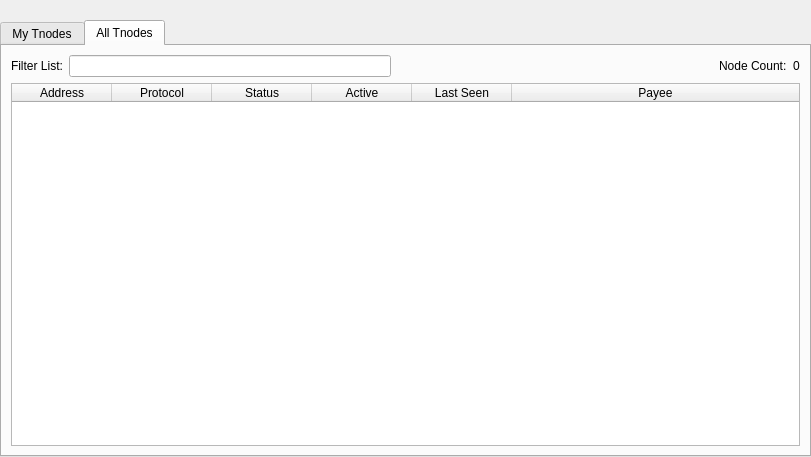
<?xml version="1.0" encoding="UTF-8"?>
<ui version="4.0">
 <class>TnodeList</class>
 <widget class="QWidget" name="TnodeList">
  <property name="geometry">
   <rect>
    <x>0</x>
    <y>0</y>
    <width>811</width>
    <height>457</height>
   </rect>
  </property>
  <property name="windowTitle">
   <string>Form</string>
  </property>
  <layout class="QVBoxLayout" name="topLayout">
   <property name="leftMargin">
    <number>0</number>
   </property>
   <property name="topMargin">
    <number>0</number>
   </property>
   <property name="rightMargin">
    <number>0</number>
   </property>
   <property name="bottomMargin">
    <number>0</number>
   </property>
   <item>
    <layout class="QVBoxLayout" name="verticalLayout">
     <property name="bottomMargin">
      <number>0</number>
     </property>
     <item>
      <spacer name="horizontalSpacer0">
       <property name="orientation">
        <enum>Qt::Horizontal</enum>
       </property>
       <property name="sizeHint" stdset="0">
        <size>
         <width>40</width>
         <height>20</height>
        </size>
       </property>
      </spacer>
     </item>
     <item>
      <widget class="QTabWidget" name="tabWidget">
       <property name="currentIndex">
        <number>1</number>
       </property>
       <widget class="QWidget" name="tabMyTnodes">
        <attribute name="title">
         <string>My Tnodes</string>
        </attribute>
        <layout class="QGridLayout" name="gridLayout_2">
         <item row="0" column="0">
          <layout class="QVBoxLayout" name="verticalLayout_2">
           <property name="bottomMargin">
            <number>0</number>
           </property>
           <item>
            <layout class="QHBoxLayout" name="horizontalLayout_note">
             <property name="bottomMargin">
              <number>0</number>
             </property>
             <item>
              <widget class="QLabel" name="updateNote">
               <property name="text">
                <string>Note: Status of your tnodes in local wallet can potentially be slightly incorrect.&lt;br /&gt;Always wait for wallet to sync additional data and then double check from another node&lt;br /&gt;if your tnode should be running but you still do not see &quot;ENABLED&quot; in &quot;Status&quot; field.</string>
               </property>
              </widget>
             </item>
            </layout>
           </item>
           <item>
            <widget class="QTableWidget" name="tableWidgetMyTnodes">
             <property name="minimumSize">
              <size>
               <width>695</width>
               <height>0</height>
              </size>
             </property>
             <property name="editTriggers">
              <set>QAbstractItemView::NoEditTriggers</set>
             </property>
             <property name="alternatingRowColors">
              <bool>true</bool>
             </property>
             <property name="selectionMode">
              <enum>QAbstractItemView::SingleSelection</enum>
             </property>
             <property name="selectionBehavior">
              <enum>QAbstractItemView::SelectRows</enum>
             </property>
             <property name="sortingEnabled">
              <bool>true</bool>
             </property>
             <attribute name="horizontalHeaderStretchLastSection">
              <bool>true</bool>
             </attribute>
             <column>
              <property name="text">
               <string>Alias</string>
              </property>
             </column>
             <column>
              <property name="text">
               <string>Address</string>
              </property>
             </column>
             <column>
              <property name="text">
               <string>Protocol</string>
              </property>
             </column>
             <column>
              <property name="text">
               <string>Status</string>
              </property>
             </column>
             <column>
              <property name="text">
               <string>Active</string>
              </property>
             </column>
             <column>
              <property name="text">
               <string>Last Seen</string>
              </property>
             </column>
             <column>
              <property name="text">
               <string>Payee</string>
              </property>
             </column>
            </widget>
           </item>
           <item>
            <layout class="QHBoxLayout" name="horizontalLayout_5">
             <property name="bottomMargin">
              <number>0</number>
             </property>
             <item>
              <widget class="QPushButton" name="startButton">
               <property name="text">
                <string>S&amp;tart alias</string>
               </property>
              </widget>
             </item>
             <item>
              <widget class="QPushButton" name="startAllButton">
               <property name="text">
                <string>Start &amp;all</string>
               </property>
              </widget>
             </item>
             <item>
              <widget class="QPushButton" name="startMissingButton">
               <property name="text">
                <string>Start &amp;MISSING</string>
               </property>
              </widget>
             </item>
             <item>
              <widget class="QPushButton" name="UpdateButton">
               <property name="text">
                <string>&amp;Update status</string>
               </property>
              </widget>
             </item>
             <item>
              <widget class="QLabel" name="autoupdate_label">
               <property name="text">
                <string>Status will be updated automatically in (sec):</string>
               </property>
              </widget>
             </item>
             <item>
              <widget class="QLabel" name="secondsLabel">
               <property name="text">
                <string>0</string>
               </property>
              </widget>
             </item>
             <item>
              <spacer name="horizontalSpacer_5">
               <property name="orientation">
                <enum>Qt::Horizontal</enum>
               </property>
               <property name="sizeHint" stdset="0">
                <size>
                 <width>40</width>
                 <height>20</height>
                </size>
               </property>
              </spacer>
             </item>
            </layout>
           </item>
          </layout>
         </item>
        </layout>
       </widget>
       <widget class="QWidget" name="tabAllTnodes">
        <attribute name="title">
         <string>All Tnodes</string>
        </attribute>
        <layout class="QGridLayout" name="gridLayout">
         <item row="1" column="0">
          <widget class="QTableWidget" name="tableWidgetTnodes">
           <property name="editTriggers">
            <set>QAbstractItemView::NoEditTriggers</set>
           </property>
           <property name="alternatingRowColors">
            <bool>true</bool>
           </property>
           <property name="selectionBehavior">
            <enum>QAbstractItemView::SelectRows</enum>
           </property>
           <property name="sortingEnabled">
            <bool>true</bool>
           </property>
           <attribute name="horizontalHeaderStretchLastSection">
            <bool>true</bool>
           </attribute>
           <column>
            <property name="text">
             <string>Address</string>
            </property>
           </column>
           <column>
            <property name="text">
             <string>Protocol</string>
            </property>
           </column>
           <column>
            <property name="text">
             <string>Status</string>
            </property>
           </column>
           <column>
            <property name="text">
             <string>Active</string>
            </property>
           </column>
           <column>
            <property name="text">
             <string>Last Seen</string>
            </property>
           </column>
           <column>
            <property name="text">
             <string>Payee</string>
            </property>
           </column>
          </widget>
         </item>
         <item row="0" column="0">
          <layout class="QHBoxLayout" name="horizontalLayout_3">
           <property name="bottomMargin">
            <number>0</number>
           </property>
           <item>
            <widget class="QLabel" name="label_filter">
             <property name="text">
              <string>Filter List:</string>
             </property>
            </widget>
           </item>
           <item>
            <widget class="QLineEdit" name="filterLineEdit">
             <property name="toolTip">
              <string>Filter tnode list</string>
             </property>
            </widget>
           </item>
           <item>
            <spacer name="horizontalSpacer_3">
             <property name="orientation">
              <enum>Qt::Horizontal</enum>
             </property>
             <property name="sizeHint" stdset="0">
              <size>
               <width>10</width>
               <height>20</height>
              </size>
             </property>
            </spacer>
           </item>
           <item>
            <widget class="QLabel" name="label_count">
             <property name="text">
              <string>Node Count:</string>
             </property>
            </widget>
           </item>
           <item>
            <widget class="QLabel" name="countLabel">
             <property name="text">
              <string>0</string>
             </property>
            </widget>
           </item>
          </layout>
         </item>
        </layout>
       </widget>
      </widget>
     </item>
    </layout>
   </item>
  </layout>
 </widget>
 <resources/>
 <connections/>
</ui>
